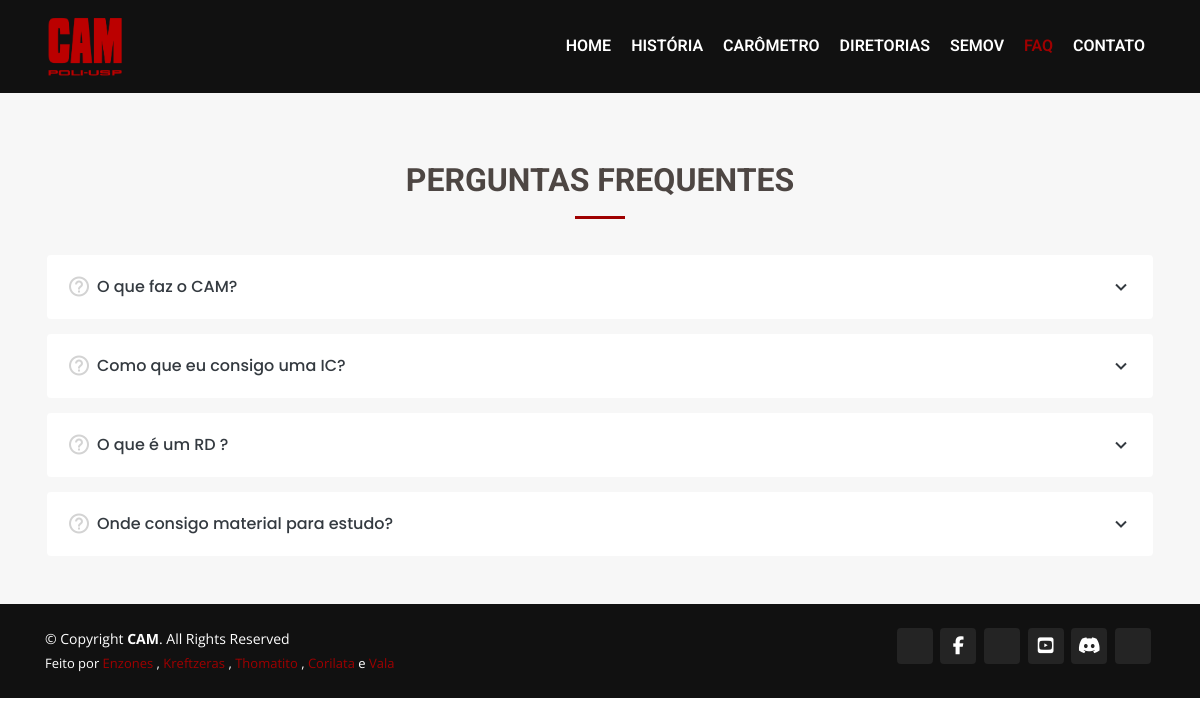
Page /faq on the committed database.
### staticpages/models.py (models this page shows, shortened)
class Faq(models.Model):
    pergunta = models.CharField(max_length=100)
    resposta = models.TextField(max_length=511)
    ordem = models.IntegerField()

### staticpages/views.py (the view)
# urls.py: path('faq', views.FaqListView.as_view(), name='faq'),
class FaqListView(ListView):
    model = Faq
    template_name = 'staticpages/faq.html'
    def get_queryset(self):
        return Faq.objects.order_by('ordem')

### staticpages/templates/staticpages/faq.html (shortened to what this page needs)
{% extends 'base.html' %}
{% load static %}
{% block nav %}
{% include 'nav_index.html' %}
{% endblock %}
{% block content %}
  <main id="main">
    <section id="faq" class="faq section-bg">
      <div class="container" data-aos="fade-up">
        <div class="section-title">
          <h2>Perguntas Frequentes</h2>
        </div>
        <div class="faq-list">
          <ul>
            {%for faq in faq_list %}
            <li data-aos="fade-up">
              <i class="bx bx-help-circle icon-help"></i> <a data-toggle="collapse" class="collapsed" href="#faq-list-{{ faq.id }}"> {{ faq.pergunta }} <i class="bx bx-chevron-down icon-show"></i></a>
            </li>
            {% endfor %}
          </ul>
        </div>
      </div>
    </section>
  </main>
  {% endblock content %}

### static/css/style.css (style rules this page uses)
main { display: block; }
body { font-family: "Open Sans", sans-serif; color: #4d4643; }
a { color: #9f0000; }
h1, h2, h3, h4, h5, h6 { font-family: "Roboto", sans-serif; }
section { padding:2rem; overflow: hidden; }
.section-bg { background-color: #f7f7f7; }
.section-title { text-align: center; padding:1rem 15px 1rem 15px; }
.section-title h2 { font-size: 32px; font-weight: bold; text-transform: uppercase; margin: 20px; padding-bottom: 20px; position: relative; }
.section-title h2::after { content: ''; position: absolute; display: block; width: 50px; height: 3px; background: #9f0000 ; bottom: 0; left: calc(50% - 25px); }
.faq .faq-list { padding: 0 100px; }
.faq .faq-list ul { padding: 0; list-style: none; }
.faq .faq-list li + li { margin-top: 15px; }
.faq .faq-list li { padding: 20px; background: #fff; border-radius: 4px; position: relative; }
.faq .faq-list a { display: block; position: relative; font-family: "Poppins", sans-serif; font-size: 16px; line-height: 24px; font-weight: 500; padding: 0 30px; outline: none; }
.faq .faq-list .icon-help { font-size: 24px; position: absolute; right: 0; left: 20px; color: lightgray; }
.faq .faq-list .icon-show, .faq .faq-list .icon-close { font-size: 24px; position: absolute; right: 0; top: 0; }
.faq .faq-list .icon-show { display: none; }
.faq .faq-list a.collapsed { color: #343a40; transition: 0.3s; }
.faq .faq-list a.collapsed .icon-show { display: inline-block; }
@media (max-width: 1200px) { .faq .faq-list { padding: 0; } }

### static/css/mobile.css (style rules this page uses)
body { text-align: center; }
.section-title { padding: 1rem 0px; }
section { padding:2rem 0.5rem; }
.section-title h2 { font-size: 1.7rem; font-weight: bold; text-transform: uppercase; position: relative; }

### rows in the picture
Faq: pergunta "O que faz o CAM?"
Faq: pergunta "Como que eu consigo uma IC?"
Faq: pergunta "O que é um RD ?"
Faq: pergunta "Onde consigo material para estudo?"
